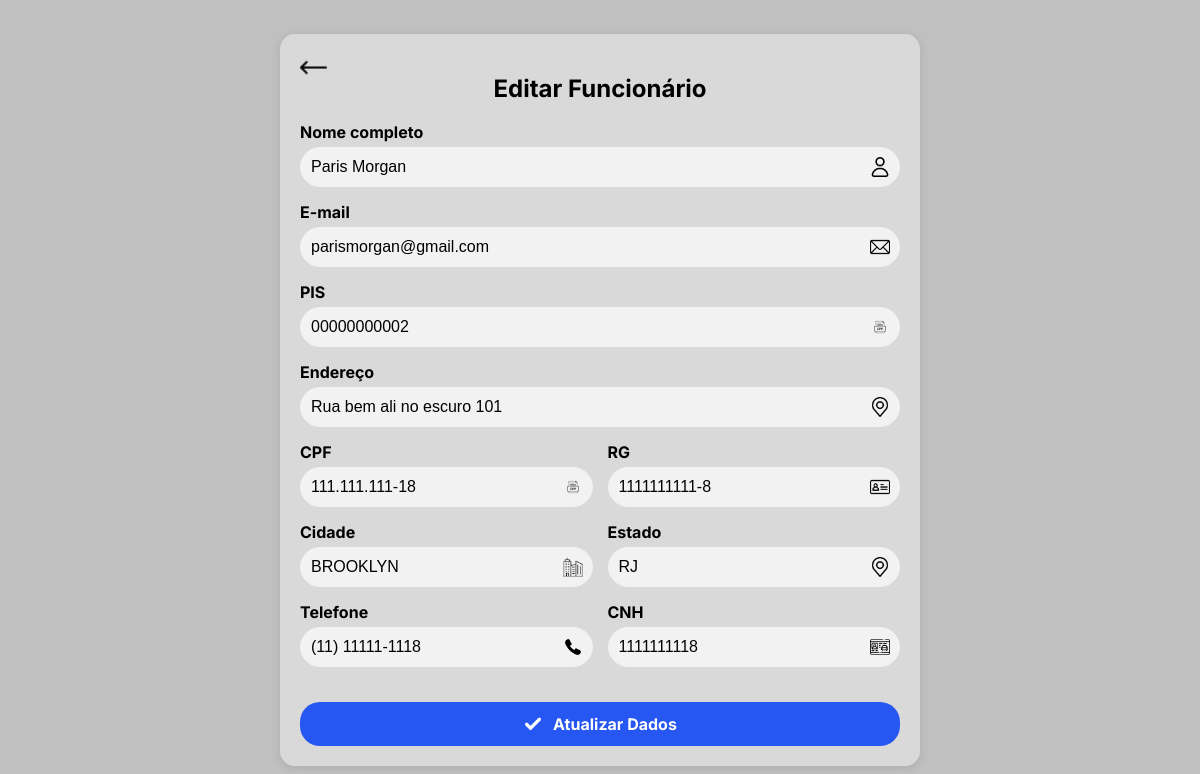
The app's page /php/editar_funcionario.php?id=34 (signed in) with its own data.
### tables this page shows
CREATE TABLE `clientes` (
  `id` int(11) NOT NULL,
  `nome_completo` varchar(255) NOT NULL,
  `email` varchar(255) NOT NULL,
  `cpf` varchar(15) NOT NULL,
  `telefone` varchar(20) NOT NULL,
  `rg` varchar(20) NOT NULL,
  `cidade` varchar(100) NOT NULL,
  `estado` varchar(2) NOT NULL,
  `cnh` varchar(20) NOT NULL,
  `senha` varchar(255) NOT NULL,
  `admin` tinyint(1) DEFAULT 0,
  `cargo` enum('Admin','Cliente','Gerente','Funcionario') NOT NULL DEFAULT 'Cliente',
  `endereco` varchar(100) NOT NULL DEFAULT '',
  `pis` varchar(11) DEFAULT NULL,
  `foto_perfil` varchar(255) DEFAULT NULL,
  `registrado_em` datetime DEFAULT current_timestamp()
);

### php/editar_funcionario.php (the view, shortened to what this page needs)
<?php
require_once("conexao.php");
$id = $_GET['id'] ?? $_POST['id'];
$sql = "SELECT * FROM clientes WHERE id = ?";
$stmt = $conn->prepare($sql);
$stmt->bind_param("i", $id);
$stmt->execute();
$result = $stmt->get_result();
$dados = $result->fetch_assoc();
?>
<!DOCTYPE html>
<html lang="pt-BR">
<head>
    <link rel="stylesheet" href="../css/registro.css">
</head>
<body>
<div class="container">
    <a href="consultar_func_gerente.php" class="back-button">
        <img src="../img/seta-esquerda24.png" alt="Voltar">
    </a>
    <h2>Editar Funcionário</h2>
    <form action="editar_funcionario.php" method="post">
        <div class="input-group">
            <label>Nome completo</label>
            <div class="input-wrapper">
                <input type="text" name="nome" value="<?= $dados['nome_completo'] ?? '' ?>" required>
                <img src="../img/registro/usersemfundo.png" alt="Ícone usuário">
            </div>
        </div>
        <div class="input-group">
            <label>E-mail</label>
            <div class="input-wrapper">
                <input type="email" name="email" value="<?= $dados['email'] ?? '' ?>" required>
                <img src="../img/registro/e-mail.png" alt="Ícone e-mail">
            </div>
        </div>
        <div id="camposExtras">
            <div class="input-group">
                <label>PIS</label>
                <div class="input-wrapper">
                    <input type="text" name="pis" value="<?= $dados['pis'] ?? '' ?>" maxlength="11">
                    <img src="../img/registro/arquivo.png" alt="Ícone PIS">
                </div>
            </div>
            <div class="input-group">
                <label>Endereço</label>
                <div class="input-wrapper">
                    <input type="text" name="endereco" value="<?= $dados['endereco'] ?? '' ?>">
                    <img src="../img/registro/lugar-colocar.png" alt="Ícone endereço">
                </div>
            </div>
        </div>
        <div class="row">
            <div class="input-group">
                <label>CPF</label>
                <div class="input-wrapper">
                    <input type="text" name="cpf" value="<?= $dados['cpf'] ?? '' ?>" required>
                    <img src="../img/registro/arquivo.png" alt="Ícone CPF">
                </div>
            </div>
            <div class="input-group">
                <label>RG</label>
                <div class="input-wrapper">
                    <input type="text" name="rg" value="<?= $dados['rg'] ?? '' ?>" required>
                    <img src="../img/registro/cartaozin.png" alt="Ícone RG">
                </div>
            </div>
        </div>
        <div class="row">
            <div class="input-group">
                <label>Cidade</label>
                <div class="input-wrapper">
                    <input type="text" name="cidade" value="<?= $dados['cidade'] ?? '' ?>" required>
                    <img src="../img/registro/construcao-da-cidade.png" alt="Ícone cidade">
                </div>
            </div>
            <div class="input-group">
                <label>Estado</label>
                <div class="input-wrapper">
                    <input type="text" name="estado" value="<?= $dados['estado'] ?? '' ?>" maxlength="2" required>
                    <img src="../img/registro/lugar-colocar.png" alt="Ícone estado">
                </div>
            </div>
        </div>
        <div class="row">
            <div class="input-group">
                <label>Telefone</label>
                <div class="input-wrapper">
                    <input type="tel" name="telefone" value="<?= $dados['telefone'] ?? '' ?>" required>
                    <img src="../img/registro/telefone.png" alt="Ícone telefone">
                </div>
            </div>
            <div class="input-group">
                <label>CNH</label>
                <div class="input-wrapper">
                    <input type="text" name="cnh" value="<?= $dados['cnh'] ?? '' ?>">
                    <img src="../img/registro/carteira-de-motorista.png" alt="Ícone CNH">
                </div>
            </div>
        </div>
        <button type="submit" class="btn">
            <img src="../img/registro/verifica.png" alt="Ícone de check">
            Atualizar Dados
        </button>
    </form>
</div>
</body>
</html>

### css/registro.css (style rules this page uses)
body { font-family: 'Inter', Arial, sans-serif; background: #c0c0c0; display: flex; justify-content: center; align-items: center; height: 100vh; margin: 0; }
.container { position: relative; background: #D9D9D9; padding: 20px; border-radius: 15px; box-shadow: 0 2px 10px rgba(0, 0, 0, 0.1); max-width: 600px; width: 100%; display: flex; flex-direction: column; justify-content: space-between; }
h2 { text-align: center; }
.input-group { margin-bottom: 15px; width: 100%; }
.input-group label { display: block; margin-bottom: 5px; font-weight: bold; }
.input-wrapper { position: relative; width: 100%; }
.input-wrapper input { width: 100%; padding: 10px; padding-right: 30px; border: 1px solid #f2f2f2; border-radius: 20px; font-size: 16px; background-color: #F2F2F2; box-sizing: border-box; }
.input-wrapper img { position: absolute; right: 10px; top: 50%; transform: translateY(-50%); width: 20px; height: 20px; }
.row { display: flex; gap: 15px; flex-wrap: wrap; }
.row .input-group { flex: 1; min-width: 280px; }
.btn { font-family: 'Inter', sans-serif; display: flex; align-items: center; justify-content: center; gap: 10px; width: 100%; padding: 12px; background: #2657F2; color: #fff; border: none; border-radius: 20px; font-size: 16px; font-weight: bold; cursor: pointer; margin-top: 20px; position: relative; overflow: hidden; transition: background 0.3s ease-in-out; }
.btn img { width: 20px; height: 20px; }
.btn::before { content: ""; position: absolute; width: 100px; height: 100%; background-image: linear-gradient( 120deg, rgba(255, 255, 255, 0) 30%, rgba(255, 255, 255, 0.8), rgba(255, 255, 255, 0) 70% ); top: 0; left: -100px; opacity: 0.6; transition: left 0.3s ease-in-out; }
.back-button { position: absolute; top: 20px; left: 20px; z-index: 10; }
.back-button img { width: 27px; height: auto; transition: transform 0.2s ease-in-out; }

### records on screen
clientes: nome "Paris Morgan", email "parismorgan@gmail.com", pis "00000000002", endereco "Rua bem ali no escuro 101", cpf "111.111.111-18", rg "1111111111-8", cidade "BROOKLYN", estado "RJ", telefone "(11) 11111-1118", cnh "1111111118"
